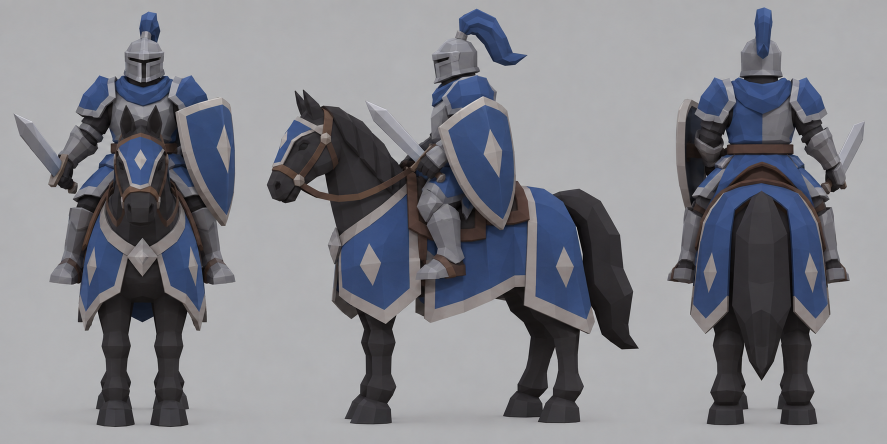
#> input picture output/imagegen/cavalry-lowpoly/001-a-stylized-low-poly-3d-game-character-concept-sheet-for-a-mo.png, 1774 x 887 px (shown at 1/2 size)
$ python prepare_original_reference.py
#> lines starting #> are read from the running program, lines starting #| are printed output that depends on the picture
"""Prepare the selected original concept sheet without using the old mesh.

The selected low-poly concept is a three-view strip (front, side, back). Tripo's
RAB contract takes four square directional PNGs, so the side view is mirrored
for the fourth direction. No Blender render or generated mesh is read here.
"""
from pathlib import Path
from PIL import Image, ImageOps

ROOT = Path(__file__).resolve().parents[2]
SOURCE = ROOT / "output/imagegen/cavalry-lowpoly/001-a-stylized-low-poly-3d-game-character-concept-sheet-for-a-mo.png"
OUT = ROOT / "artifacts/cavalry/tripo/original-lowpoly-001"
OUT.mkdir(parents=True, exist_ok=True)


def square_fit(image, size=512):
    image = image.convert("RGB")
    bg = image.getpixel((0, 0))
    fitted = ImageOps.contain(image, (size - 24, size - 24), Image.Resampling.LANCZOS)
    canvas = Image.new("RGB", (size, size), bg)
    canvas.paste(fitted, ((size - fitted.width) // 2, (size - fitted.height) // 2))
    return canvas


def main():
    source = Image.open(SOURCE).convert("RGB")
#> source is the input picture: PIL image 1774x887 RGB; mean R, G, B 131.3, 132.4, 138.8
    # The selected concept is three equal orthographic panels: front, side,
    # back. Keep the original pixels and only normalize each panel to a square.
    # The concept layout leaves unequal gutters around the side view. These
    # boundaries keep a neighboring horse head/tail out of each crop.
    panels = [
        source.crop((40, 0, 520, source.height)),
        source.crop((560, 0, 1210, source.height)),
        source.crop((1280, 0, 1730, source.height)),
    ]
    views = {
        "front": square_fit(panels[0]),
        "left": square_fit(panels[1]),
        "back": square_fit(panels[2]),
        "right": square_fit(panels[1].transpose(Image.Transpose.FLIP_LEFT_RIGHT)),
    }
#> in square_fit, `image = image.convert("RGB")`:
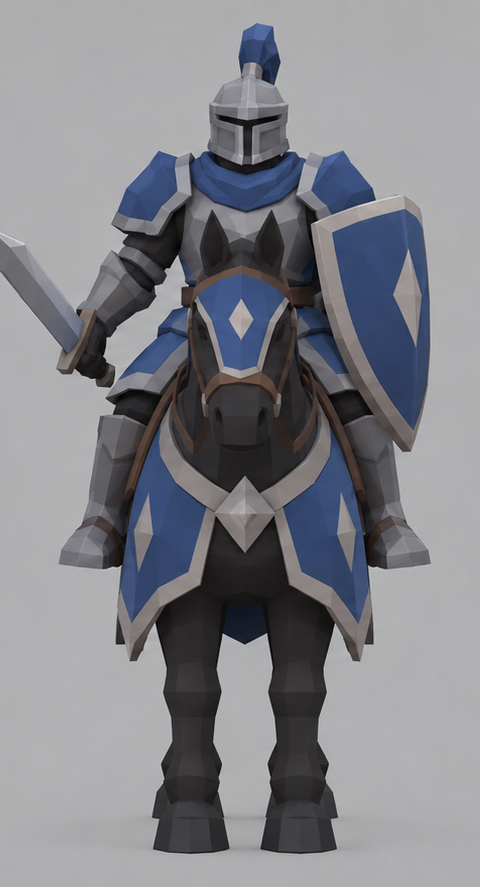
#> image: PIL image 480x887 RGB; mean R, G, B 130.7, 131.7, 137.6
#> in square_fit, `bg = image.getpixel((0, 0))`: bg = (173, 173, 173)
#> in square_fit, `canvas = Image.new("RGB", (size, size), bg)`: canvas: PIL image 512x512 RGB; every value is 173
#> call 2 of square_fit, with size = 512
#> in square_fit (call 2), `image = image.convert("RGB")`:
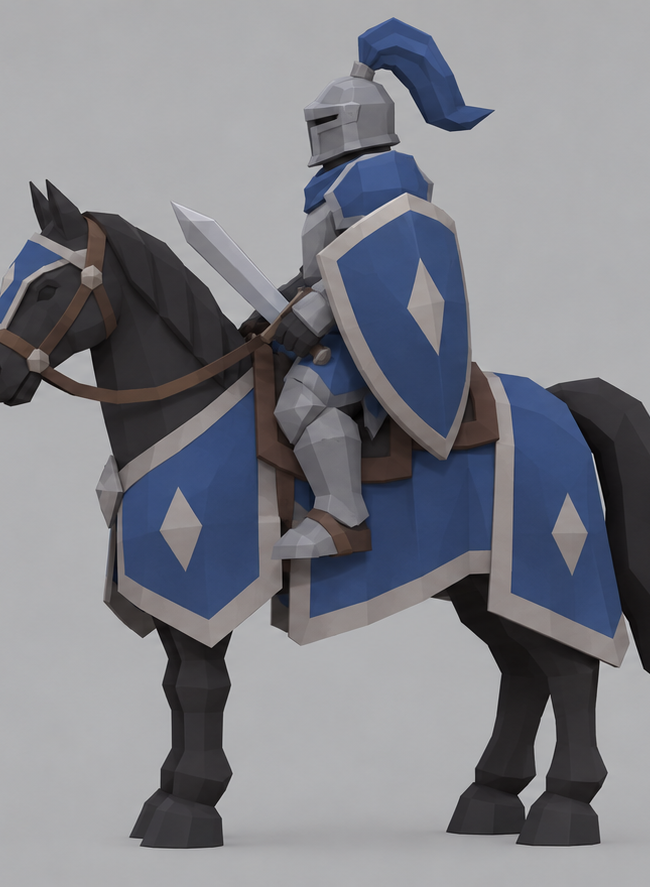
#> image: PIL image 650x887 RGB; mean R, G, B 127.1, 128.4, 135.6
#> in square_fit (call 2), `bg = image.getpixel((0, 0))`: bg = (173, 174, 175)
#> call 3 of square_fit, with size = 512
#> in square_fit (call 3), `image = image.convert("RGB")`:
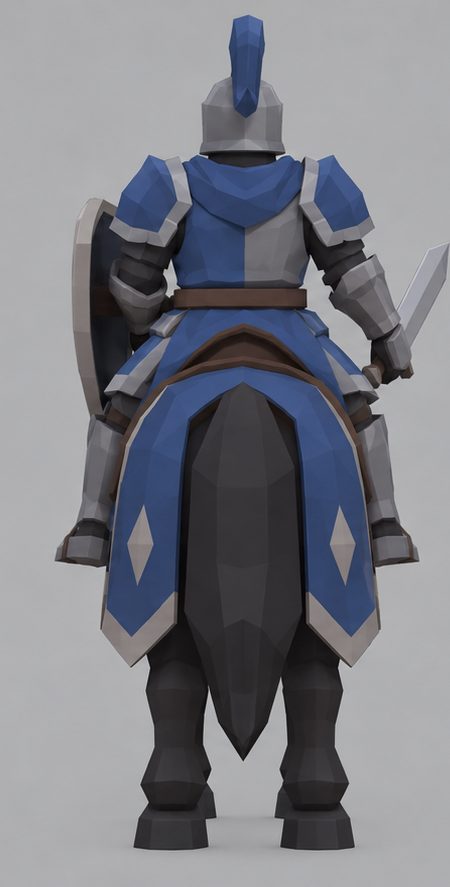
#> image: PIL image 450x887 RGB; mean R, G, B 123.5, 124.9, 132.2
#> in square_fit (call 3), `bg = image.getpixel((0, 0))`: bg = (173, 172, 173)
#> in square_fit (call 3), `canvas.paste(fitted, ((size - fitted.width) // 2, (size - fitted.heigh..`:
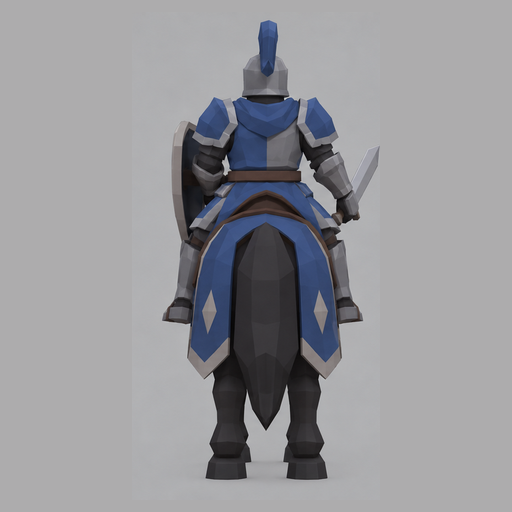
#> canvas: PIL image 512x512 RGB; mean R, G, B 150.2, 150.3, 154.2
#> call 4 of square_fit, with size = 512
#> in square_fit (call 4), `image = image.convert("RGB")`:
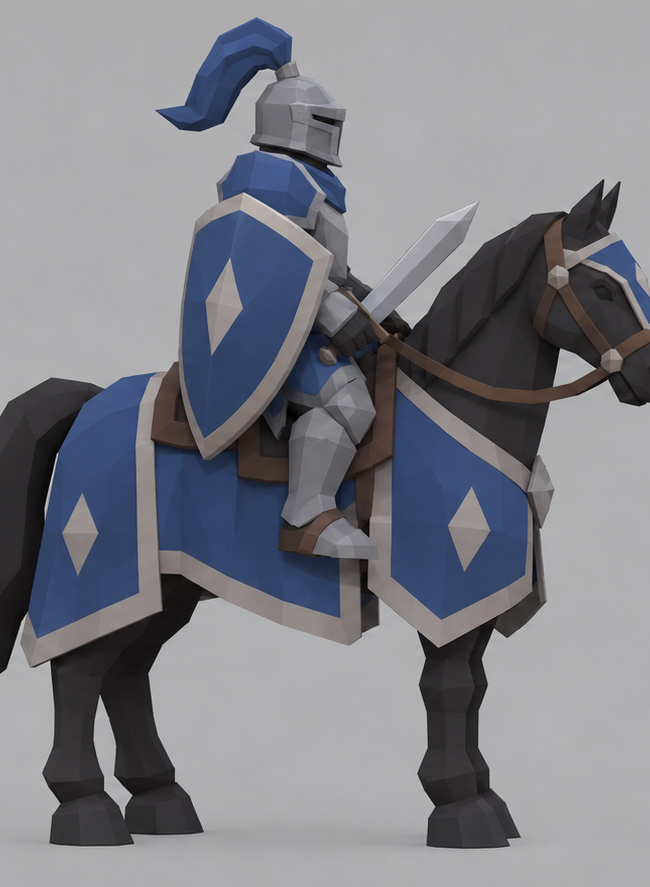
#> image: PIL image 650x887 RGB; mean R, G, B 127.1, 128.4, 135.6
#> in square_fit (call 4), `bg = image.getpixel((0, 0))`: bg = (175, 175, 175)
#> in square_fit (call 4), `canvas = Image.new("RGB", (size, size), bg)`: canvas: PIL image 512x512 RGB; every value is 175
#> in square_fit (call 4), `canvas.paste(fitted, ((size - fitted.width) // 2, (size - fitted.heigh..`:
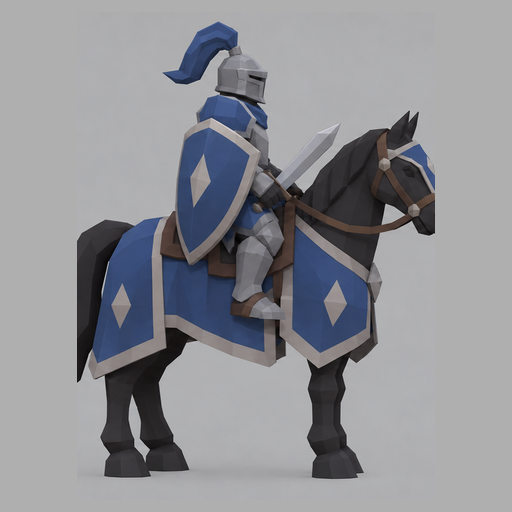
#> canvas: PIL image 512x512 RGB; mean R, G, B 143.1, 144, 148.7
    for name, image in views.items():
        image.save(OUT / f"{name}.png")
#> this loop made 4 passes
#> name on passes 1 to 4: 'front', 'left', 'back', 'right'
    sheet = Image.new("RGB", (1024, 1024), views["front"].getpixel((0, 0)))
#> sheet: PIL image 1024x1024 RGB; every value is 173
    for name, xy in (("front", (0, 0)), ("left", (512, 0)), ("back", (0, 512)), ("right", (512, 512))):
        sheet.paste(views[name], xy)
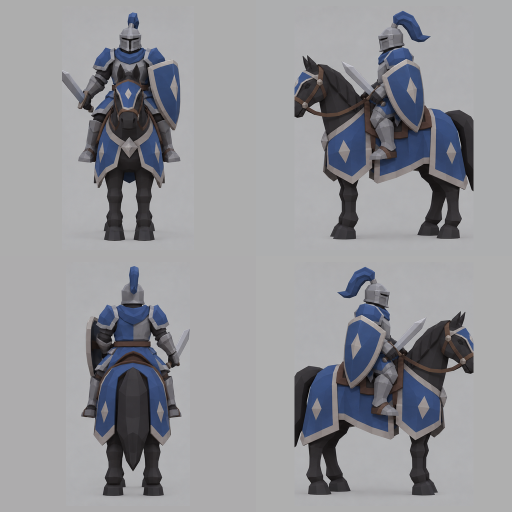
#> sheet: PIL image 1024x1024 RGB (shown at 1/2 size); mean R, G, B 147, 147.6, 151.8
    sheet.save(OUT / "original-four-view.png")
    print("ORIGINAL_REFERENCE_READY", SOURCE, OUT, flush=True)


main()

$ run again, with output/imagegen/cavalry-lowpoly/002-a-stylized-low-poly-3d-game-character-concept-sheet-for-a-mo.png copied over output/imagegen/cavalry-lowpoly/001-a-stylized-low-poly-3d-game-character-concept-sheet-for-a-mo.png
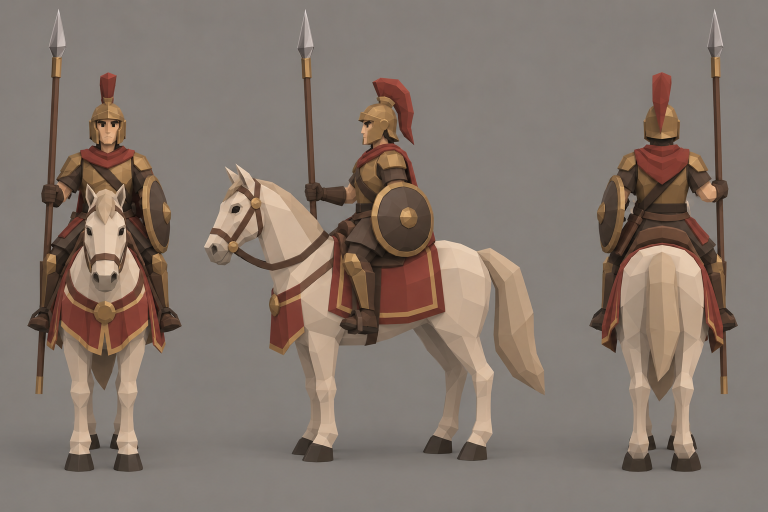
#> input picture output/imagegen/cavalry-lowpoly/002-a-stylized-low-poly-3d-game-character-concept-sheet-for-a-mo.png, 1536 x 1024 px (shown at 1/2 size)
#> in main, source is the input picture: PIL image 1536x1024 RGB; mean R, G, B 131.4, 118.5, 109
#> bg = (133, 127, 120)
#> image: PIL image 650x1024 RGB
#> fitted: PIL image 310x488 RGB
#> image: PIL image 450x1024 RGB
#> fitted: PIL image 214x488 RGB
#> in square_fit (call 4), `image = image.convert("RGB")`:
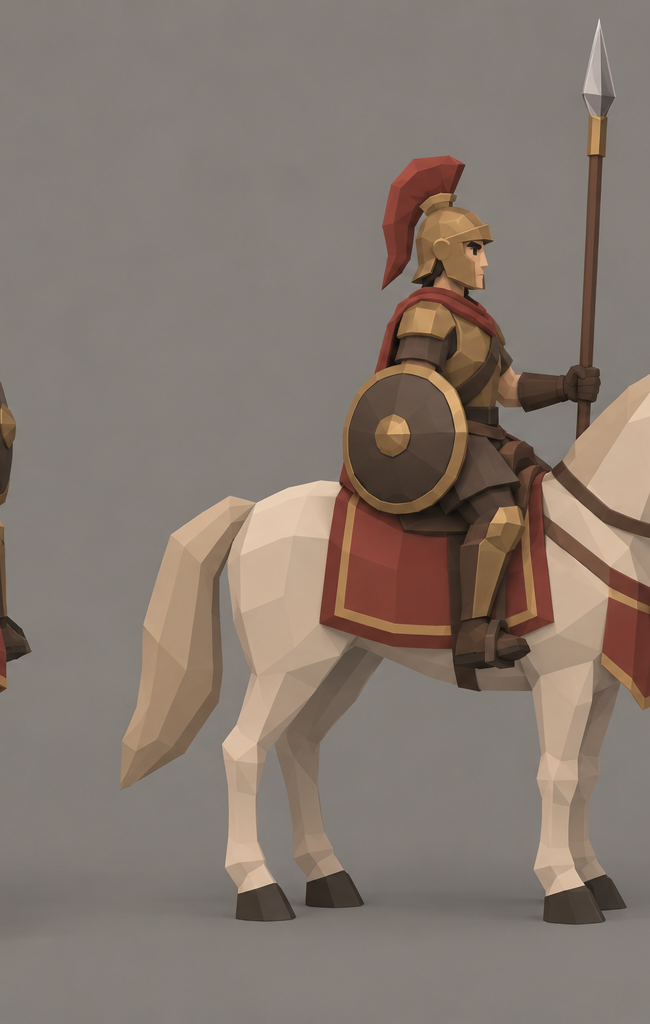
#> image: PIL image 650x1024 RGB; mean R, G, B 132.8, 120.1, 110.7
#> bg = (132, 125, 120)
#> fitted: PIL image 310x488 RGB
#> the loop in main, `for name, image in views.items():` made 4 passes
#> name on passes 1 to 4: 'front', 'left', 'back', 'right'
#> after the loop in main, `for name, xy in (("front", (0, 0)), ("left", (512, 0)), ("back", (0, 5..`:
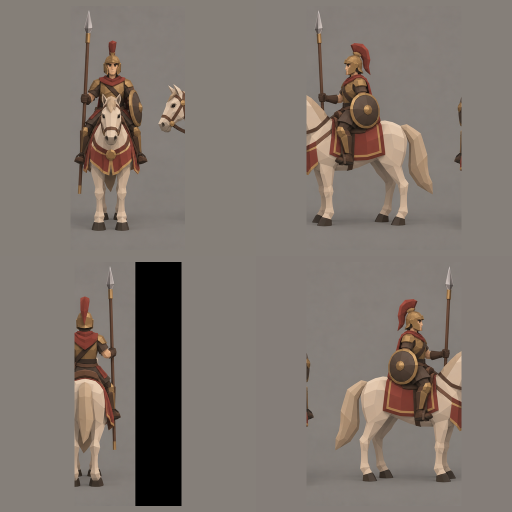
#> sheet: PIL image 1024x1024 RGB (shown at 1/2 size); mean R, G, B 126.7, 117.7, 110.3
